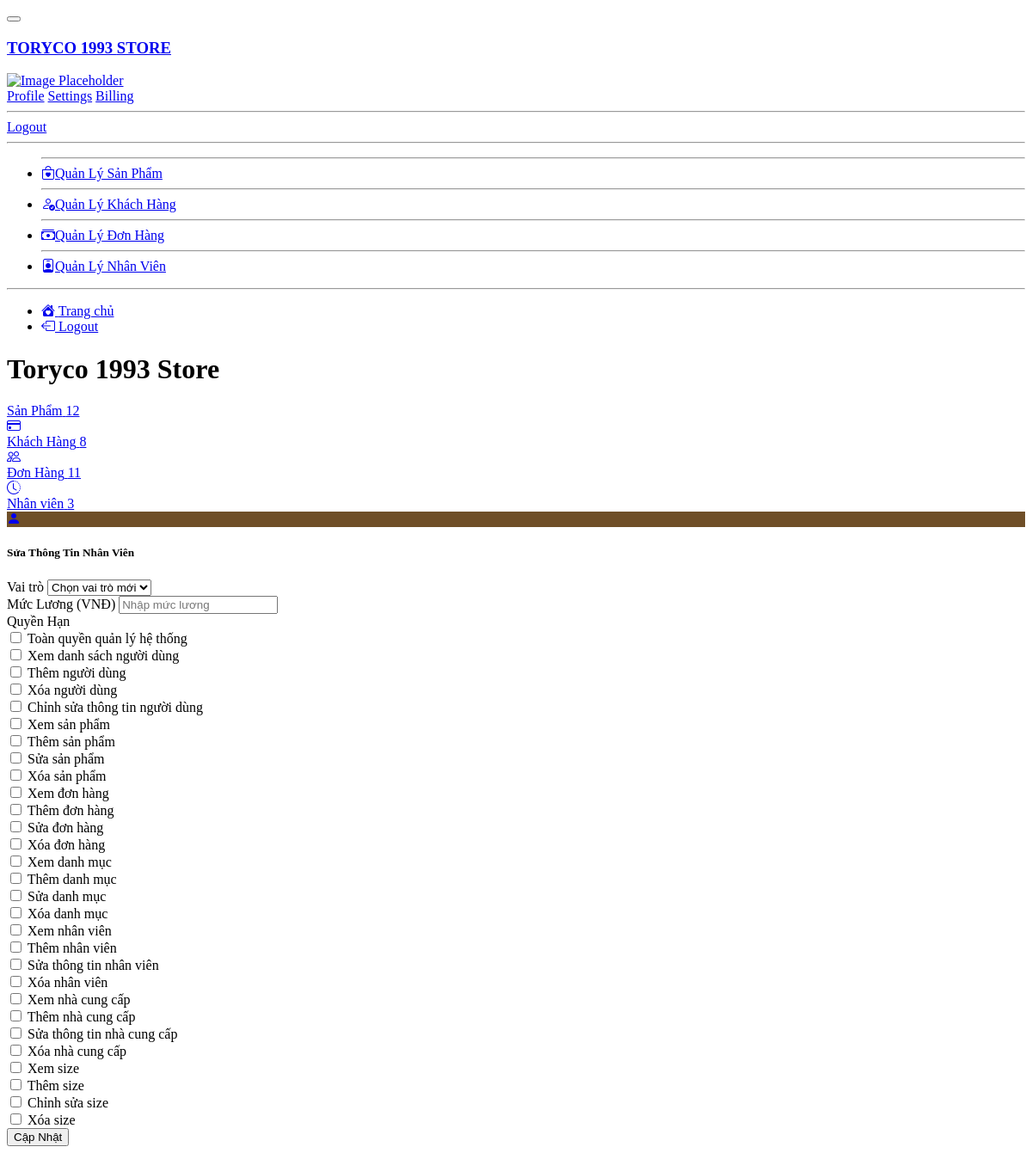
The app's page /Admin/staff/manager/staff/edit_staff.php with its own data.
### tables this page shows
CREATE TABLE `permissions` (
  `id_permission` int(11) NOT NULL,
  `permission_name` varchar(100) NOT NULL,
  `des_permissions` varchar(255) NOT NULL
);

### Admin/database/dbhelper.php (called while the page is built, shortened)
<?php
function executeResult($sql)
{
	$con = mysqli_connect(HOST, USERNAME, PASSWORD, DATABASE);
  	mysqli_set_charset($con, 'UTF8');
	$result = mysqli_query($con, $sql);
	$data   = [];
	while ($row = mysqli_fetch_array($result, 1)) {
		$data[] = $row;
	}
	return $data;
}

### Admin/staff/manager/staff/edit_staff.php (the view, shortened to what this page needs)
<?php require_once('../../../database/dbhelper.php'); ?>
<?php require_once('../../../database/dbhelper.php'); ?>
<!DOCTYPE html>
<html lang="en" >
<head>
  <link rel="stylesheet" href="../../../css/style.css">
  <link rel="stylesheet" type="text/css" href="../../../css/page.css">
  <link href="https://cdn.jsdelivr.net/npm/@sweetalert2/theme-dark@4/dark.css" rel="stylesheet">
  <link rel="stylesheet" href="../../../public/css/hover.css">
</head>
<body>
<div class="d-flex flex-column flex-lg-row h-lg-full bg-surface-secondary">
    <nav class="navbar show navbar-vertical h-lg-screen navbar-expand-lg px-0 py-3 navbar-light bg-white border-bottom border-bottom-lg-0 border-end-lg" id="navbarVertical">
        <div class="container-fluid">
            <button class="navbar-toggler ms-n2" type="button" data-bs-toggle="collapse" data-bs-target="#sidebarCollapse" aria-controls="sidebarCollapse" aria-expanded="false" aria-label="Toggle navigation">
            </button>
            <a class="navbar-brand py-lg-2 mb-lg-5 px-lg-6 me-0" href="#">
                <h3 class="text-success"><span class="text-info">TORYCO 1993 </span>STORE</h3>
            </a>
            <div class="navbar-user d-lg-none">
                <div class="dropdown">
                    <a href="#" id="sidebarAvatar" role="button" data-bs-toggle="dropdown" aria-haspopup="true" aria-expanded="false">
                        <div class="avatar-parent-child">
                            <img alt="Image Placeholder" src="https://images.unsplash.com/photo-1548142813-c348350df52b?ixlib=rb-1.2.1&ixid=eyJhcHBfaWQiOjEyMDd9&auto=format&fit=facearea&facepad=3&w=256&h=256&q=80" class="avatar avatar- rounded-circle">
                        </div>
                    </a>
                    <div class="dropdown-menu dropdown-menu-end" aria-labelledby="sidebarAvatar">
                        <a href="#" class="dropdown-item">Profile</a>
                        <a href="#" class="dropdown-item">Settings</a>
                        <a href="#" class="dropdown-item">Billing</a>
                        <hr class="dropdown-divider">
                        <a href="/Main/logout.php" class="dropdown-item">Logout</a>
                    </div>
                </div>
            </div>
            <hr class="navbar-divider my-18 opacity-20">
            <div class="collapse navbar-collapse" id="sidebarCollapse">
                <ul class="navbar-nav">
                    <hr class="navbar-divider my-3 opacity-20">
                    <li class="nav-item">
                        <a class="nav-link" href="../product/manager_product.php">
                            <i class="bi bi-bag-heart"></i>Quản Lý Sản Phẩm
                        </a>
                    </li>
                    <hr class="navbar-divider my-3 opacity-20">
                    <li class="nav-item">
                        <a class="nav-link" href="../user/manager_user.php">
                            <i class="bi bi-person-check"></i>Quản Lý Khách Hàng
                        </a>
                    </li>
                    <hr class="navbar-divider my-3 opacity-20">
                    <li class="nav-item">
                        <a class="nav-link" href="../order/manager_order.php">
                            <i class="bi bi-cash-stack"></i>Quản Lý Đơn Hàng
                        </a>
                    </li>
                    <hr class="navbar-divider my-3 opacity-20">
                    <li class="nav-item">
                        <a class="nav-link" href="../staff/manager_staff.php">
                            <i class="bi bi-person-badge"></i>Quản Lý Nhân Viên
                        </a>
                    </li>
                </ul>
                <hr class="navbar-divider my-18 opacity-20">
                <ul class="navbar-nav">
                    <li class="nav-item">
                        <a class="nav-link" href="/Main/index.php">
                            <i class="bi bi-house-heart-fill"></i></i> Trang chủ
                        </a>
                    </li>
                    <li class="nav-item">
                        <a class="nav-link" href="/Main/logout.php" onclick="return confirm('Are you sure you want to logout?')">
                            <i class="bi bi-box-arrow-left"></i> Logout
                        </a>
                    </li>
                </ul>
            </div>
        </div>
    </nav>
    <div class="h-screen flex-grow-1 overflow-y-lg-auto">
        <header class="bg-surface-primary border-bottom pt-6">
            <div class="container-fluid">
                <div class="mb-npx">
                    <div class="row align-items-center">
                        <div class="col-sm-6 col-12 mb-4 mb-sm-0">
                            <h1 class="h2 mb-0 ls-tight"> Toryco 1993 Store</h1>
                        </div>
                    </div>
                </div>
            </div>
        </header>
        <main class="py-6 bg-surface-secondary">
            <div class="container-fluid">
                <div class="row g-6 mb-6">
                    <div class="col-xl-3 col-sm-6 col-12">
                    <a href="../product/manager_product.php" class="card shadow border-0 clickable-card">
                        <div class="card-body">
                            <div class="row">
                                <div class="col">
                                    <span class="h6 font-semibold text-muted text-sm d-block mb-2">Sản Phẩm</span>
                                    <span class="h3 font-bold mb-0">
                                        <?php
                                            $sql = "SELECT * FROM `product`";
                                            $conn = mysqli_connect(HOST, USERNAME, PASSWORD, DATABASE);
                                            $result = mysqli_query($conn, $sql);
                                            echo '<span>' . mysqli_num_rows($result) . '</span>';
                                        ?>
                                    </span>
                                </div>
                                <div class="col-auto">
                                    <div class="icon icon-shape bg-tertiary text-white text-lg rounded-circle">
                                        <i class="bi bi-credit-card"></i>
                                    </div>
                                </div>
                            </div>
                        </div>
                    </a>
                </div>
                <div class="col-xl-3 col-sm-6 col-12">
                    <a href="../user/manager_user.php" class="card shadow border-0 clickable-card">
                        <div class="card-body">
                            <div class="row">
                                <div class="col">
                                    <span class="h6 font-semibold text-muted text-sm d-block mb-2">Khách Hàng</span>
                                    <span class="h3 font-bold mb-0">
                                        <?php
                                            $sql = "SELECT * FROM `user` WHERE role IS NULL OR role = 0";
                                            $conn = mysqli_connect(HOST, USERNAME, PASSWORD, DATABASE);
                                            $result = mysqli_query($conn, $sql);
                                            echo '<span>' . mysqli_num_rows($result) . '</span>';
                                        ?>
                                    </span>
                                </div>
                                <div class="col-auto">
                                    <div class="icon icon-shape bg-primary text-white text-lg rounded-circle">
                                        <i class="bi bi-people"></i>
                                    </div>
                                </div>
                            </div>
                        </div>
                    </a>
                </div>
                <div class="col-xl-3 col-sm-6 col-12">
                <a href="../order/manager_order.php" class="card shadow border-0 clickable-card">
                    <div class="card-body">
                        <div class="row">
                            <div class="col">
                                <span class="h6 font-semibold text-muted text-sm d-block mb-2">Đơn Hàng</span>
                                <span class="h3 font-bold mb-0">
                                    <?php
                                        $sql = "SELECT * FROM `order_details`";
                                        $conn = mysqli_connect(HOST, USERNAME, PASSWORD, DATABASE);
                                        $result = mysqli_query($conn, $sql);
                                        echo '<span>' . mysqli_num_rows($result) . '</span>';
                                    ?>
                                </span>
                            </div>
                            <div class="col-auto">
                                <div class="icon icon-shape bg-info text-white text-lg rounded-circle">
                                    <i class="bi bi-clock-history"></i>
                                </div>
                            </div>
                        </div>
                    </div>
                </a>
            </div>
            <div class="col-xl-3 col-sm-6 col-12">
                <a href="../staff/manager_staff.php" class="card shadow border-0 clickable-card">
                    <div class="card-body">
                        <div class="row">
                            <div class="col">
                                <span class="h6 font-semibold text-muted text-sm d-block mb-2">Nhân viên</span>
                                <span class="h3 font-bold mb-0">
                                    <?php
                                        $sql = "SELECT * FROM `role` WHERE `id_role` NOT IN (1, 2)";
                                        $conn = mysqli_connect(HOST, USERNAME, PASSWORD, DATABASE);
                                        $result = mysqli_query($conn, $sql);
                                        echo '<span>' . mysqli_num_rows($result) . '</span>';
                                    ?>
                                </span>
                            </div>
                            <div class="col-auto">
                                <div class="icon icon-shape text-white text-lg rounded-circle" style="background-color: #6f4f28;">
                                    <i class="bi bi-person-fill"></i>
                                </div>
                            </div>
                        </div>
                    </div>
                </a>
            </div>
            <div class="card shadow border-0 mb-7">
            <div class="card-header d-flex justify-content-between align-items-center">
                <h5 class="mb-0">Sửa Thông Tin Nhân Viên</h5>
            </div>
            <div class="card-body">
                <form action="" method="POST">
                    <div class="md-3">
                        <label for="role_id" class="form-label">Vai trò</label>
                        <select class="form-select" id="role_id" name="role_id" required>
                            <option value="" disabled selected>Chọn vai trò mới</option>
                        </select>
                    </div>
                    <div class="mb-3">
                        <label for="new_salary" class="form-label">Mức Lương (VNĐ)</label>
                        <input type="number" class="form-control" id="new_salary" name="new_salary" placeholder="Nhập mức lương" required>
                    </div>
                    <div class="mb-3">
                        <label for="permissions" class="form-label">Quyền Hạn</label><br>
                        <?php
                        $sql = "SELECT id_permission, permission_name, des_permissions FROM permissions";
                        $permissions = executeResult($sql);
                        foreach ($permissions as $permission) {
                            echo '<div class="form-check">
                                    <input type="checkbox" class="form-check-input" id="permissions[]" name="permissions[]" value="' . $permission['id_permission'] . '">
                                    <label class="form-check-label" for="permissions[]">' . $permission['des_permissions'] . '</label>
                                  </div>';
                        }
                        ?>
                    </div>
                    <div class="d-flex justify-content-end">
                        <button type="submit" class="btn btn-primary" onclick="addStaff()">Cập Nhật</button>
                    </div>
                </form>
            </div>
        </div>
</body>
</html>

### Admin/public/css/hover.css (style rules this page uses)
.clickable-card { cursor: pointer; transition: transform 0.3s ease, box-shadow 0.3s ease; }
.icon-shape { transition: transform 0.2s ease; }

### records on screen
permissions: des_permissions "Toàn quyền quản lý hệ thống"
permissions: des_permissions "Xem danh sách người dùng"
permissions: des_permissions "Thêm người dùng"
permissions: des_permissions "Xóa người dùng"
permissions: des_permissions "Chỉnh sửa thông tin người dùng"
permissions: des_permissions "Xem sản phẩm"
permissions: des_permissions "Thêm sản phẩm"
permissions: des_permissions "Sửa sản phẩm"
permissions: des_permissions "Xóa sản phẩm"
permissions: des_permissions "Xem đơn hàng"
permissions: des_permissions "Thêm đơn hàng"
permissions: des_permissions "Sửa đơn hàng"
permissions: des_permissions "Xóa đơn hàng"
permissions: des_permissions "Xem danh mục"
permissions: des_permissions "Thêm danh mục"
permissions: des_permissions "Sửa danh mục"
permissions: des_permissions "Xóa danh mục"
permissions: des_permissions "Xem nhân viên"
permissions: des_permissions "Thêm nhân viên"
permissions: des_permissions "Sửa thông tin nhân viên"
permissions: des_permissions "Xóa nhân viên"
permissions: des_permissions "Xem nhà cung cấp"
permissions: des_permissions "Thêm nhà cung cấp"
permissions: des_permissions "Sửa thông tin nhà cung cấp"
permissions: des_permissions "Xóa nhà cung cấp"
permissions: des_permissions "Xem size"
permissions: des_permissions "Thêm size"
permissions: des_permissions "Chỉnh sửa size"
permissions: des_permissions "Xóa size"

### other values on screen
mysqli_num_rows($result) "12"
mysqli_num_rows($result) "8"
mysqli_num_rows($result) "11"
mysqli_num_rows($result) "3"
